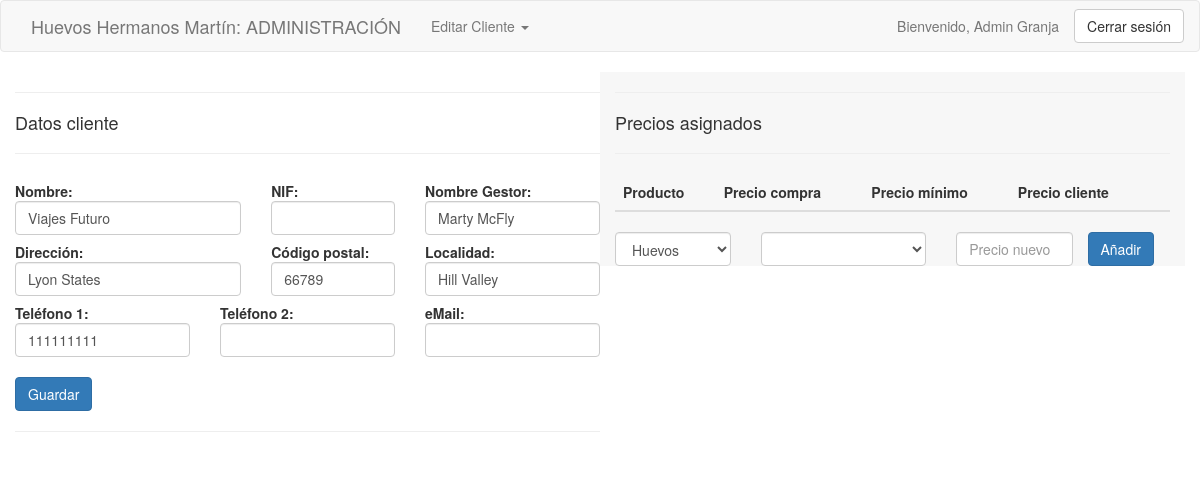
Screenshot of /cliente_editar.php?id=3 (signed in) with the database file from the repository.
### tables this page shows
CREATE TABLE `clientes` (
  `id` int(10) UNSIGNED NOT NULL,
  `nombre` varchar(255) DEFAULT NULL,
  `nif` varchar(12) DEFAULT NULL,
  `nombreGestor` varchar(255) DEFAULT NULL,
  `direccion` varchar(255) DEFAULT NULL,
  `codigoPostal` varchar(5) DEFAULT NULL,
  `localidad` varchar(50) DEFAULT NULL,
  `telefono` varchar(30) DEFAULT NULL,
  `telefono2` varchar(30) DEFAULT NULL,
  `email` varchar(100) DEFAULT NULL
);

### funciones.php (called while the page is built, shortened)
<?php
	function hacerListado($consulta)
	{
		$servidor = "localhost";
		$usuario = "root";
		$contrasena = "";
		$baseDeDatos = "granja4";
		$enlace = mysqli_connect($servidor, $usuario, $contrasena, $baseDeDatos);
		mysqli_set_charset($enlace, 'utf8');
		$resultado = mysqli_query($enlace, $consulta);
		$listado = [];
		if ($resultado)
		{
			while ($fila = mysqli_fetch_array($resultado, MYSQLI_ASSOC))
			{
				$listado[] = $fila;
			}
		}
		return $listado;
	}
?>

### cliente_modelo.php (called while the page is built, shortened)
<?php
	include_once("funciones.php");
	function obtenerClientePorId($id)
	{
		$cliente = hacerListado("SELECT * FROM clientes WHERE id='$id'");
		if (count($cliente) == 1)
			return $cliente[0];
		else
			return false;
	}
?>

### cliente_formulario.php (the view)
<div class="row">
	<div class="col-md-12">
		<div class="col-md-6">
			<form class="form-horizontal" method="POST" enctype="multipart/form-data">
				<div class="form-group">
					<hr>
					<h4>Datos cliente</h4>
					<hr>
					<div class="row">
						<div class="col-md-5">
							<label for="nombre" class="control-label">Nombre: </label>
							<input type="text" class="form-control" name= "nombre" id="nombre" value="<?= $nombre?>">
						</div>
						<div class="col-md-3">
							<label for="nif" class="control-label">NIF: </label>
							<input type="text" class="form-control" name="nif" id="nif" value="<?= $nif?>">
						</div>
						<div class="col-md-4">
							<label for="nombreGestor" class="control-label">Nombre Gestor: </label>
							<input type="text" class="form-control" name="nombreGestor" id="nombreGestor" value="<?= $nombreGestor?>">
						</div>
					</div>
					<div class="row">
						<div class="col-md-5">
							<label for="direccion" class="control-label">Dirección: </label>
							<input type="text" class="form-control" id="direccion" name="direccion" value="<?= $direccion?>">
						</div>
						<div class="col-md-3">
							<label for="codigoPostal" class="control-label">Código postal: </label>
							<input type="text" class="form-control" id="codigoPostal" name="codigoPostal" value="<?= $codigoPostal?>">
						</div>
						<div class="col-md-4">
							<label for="localidad" class="control-label">Localidad: </label>
							<input type="text" class="form-control" id="localidad" name="localidad" value="<?= $localidad?>">
						</div>
					</div>
					<div class="row">
						<div class="col-md-4">
							<label for="telefono" class="control-label">Teléfono 1: </label>
							<input type="text" class="form-control" id="telefono" name="telefono" value="<?= $telefono?>">
						</div>
						<div class="col-md-4">
							<label for="telefono2" class="control-label">Teléfono 2: </label>
							<input type="text" class="form-control" id="telefono2" name="telefono2" value="<?= $telefono2?>">
						</div>
						<div class="col-md-4">
							<label for="email" class="control-label">eMail: </label>
							<input type="email" class="form-control" id="email" name="email" value="<?= $email?>">
						</div>
					</div>
					<br>
					<input type="submit" class="btn btn-primary" value="Guardar">
					<hr>
				</div>
			</form>
		</div>
		<div style="background-color: #f7f7f7;" class="col-md-6">
		<?php
			if ($pagina == "Editar Cliente")
			{
				include_once("cliente_productos.php");
			}
		?>
		</div>
	</div>
</div>

### rows the page displays
clientes: nombre "Viajes Futuro", nombreGestor "Marty McFly", direccion "Lyon States", codigoPostal "66789", localidad "Hill Valley", telefono "111111111"

### other values shown
$pagina "Editar Cliente"
getNombreUsuario() "Admin Granja"
